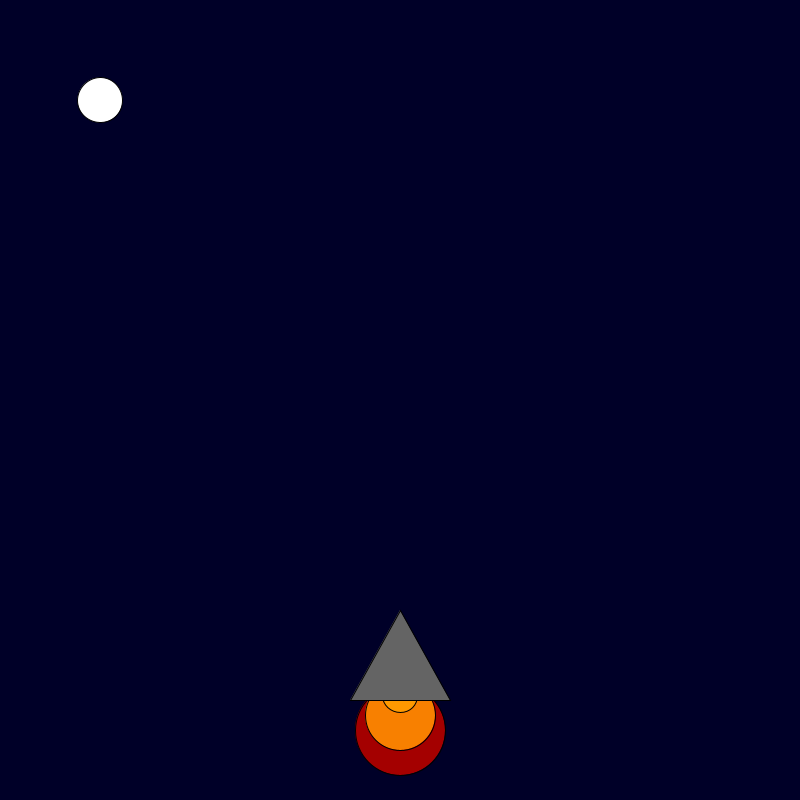
Frame 1 (no input)
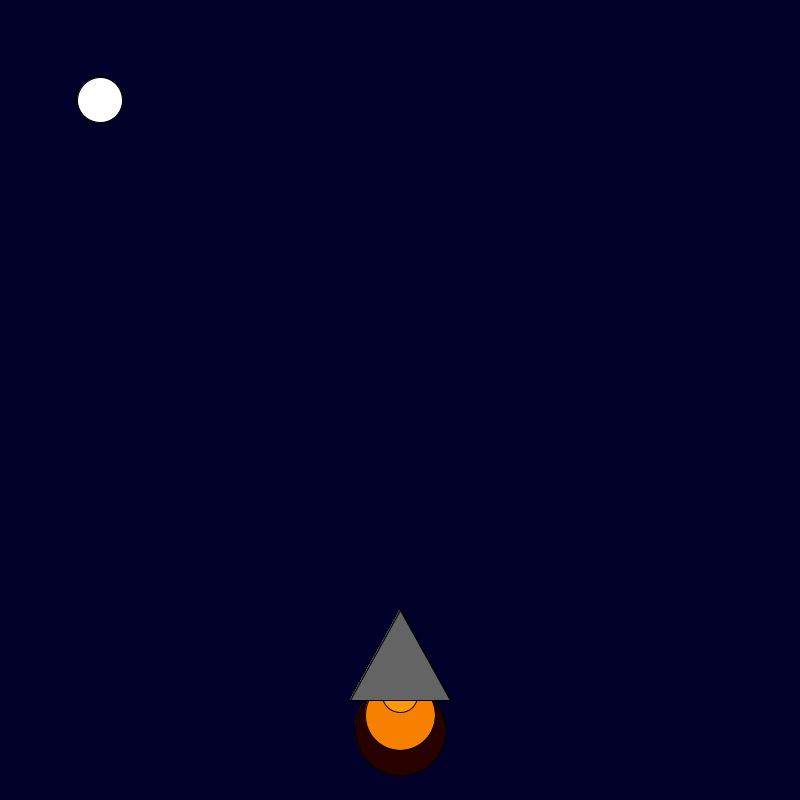
Frame 60 (the mouse pressed at the canvas centre just before this capture)
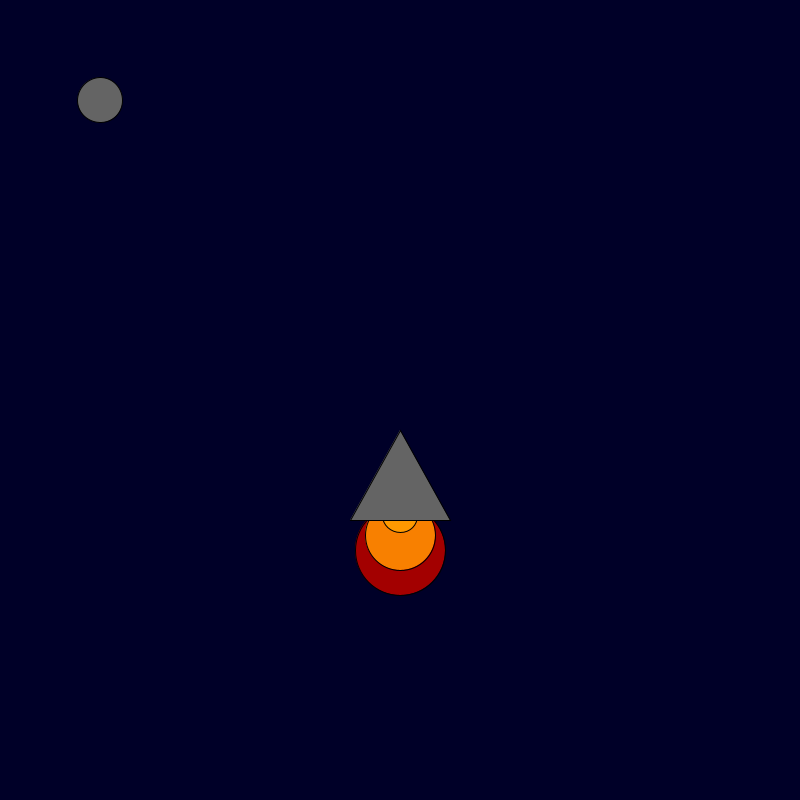
Frame 120 (the mouse held since frame 60 and released just before this capture)

The Processing sketch that drew these frames (run headless with seeded random() and noise(); from frame 60 on, the mouse is pressed at the canvas centre):

// Processing sketch: rocket_ship
// ── rocket_ship.pde
int x = 400; 
int y = 600; 

void setup(){
    background(0, 0, 40); size(800, 800);
    
    ellipse(100,100, 45,45);

}
void draw() {
if (mousePressed) {
y = y - 3;
background(0, 0, 40);
ellipse(100,100, 45,45);
}

if (mousePressed &&(mouseButton == RIGHT)) {
  y = y + 5;
background(0, 0, 40);
ellipse(100,100, 45,45);
}

    fill(random(255), 0, 0);
    ellipse(x, y + 130, 90, 90);
    fill(248, 128, 0);
    ellipse(x, y + 115, 70, 70);
    fill(255, 153, 0);
    ellipse(x, y + 95, 35, 35);
    fill(100, 100, 100);
    triangle(x, y + 10, x + 50, y + 100, x - 50, y + 100);
    

    }
